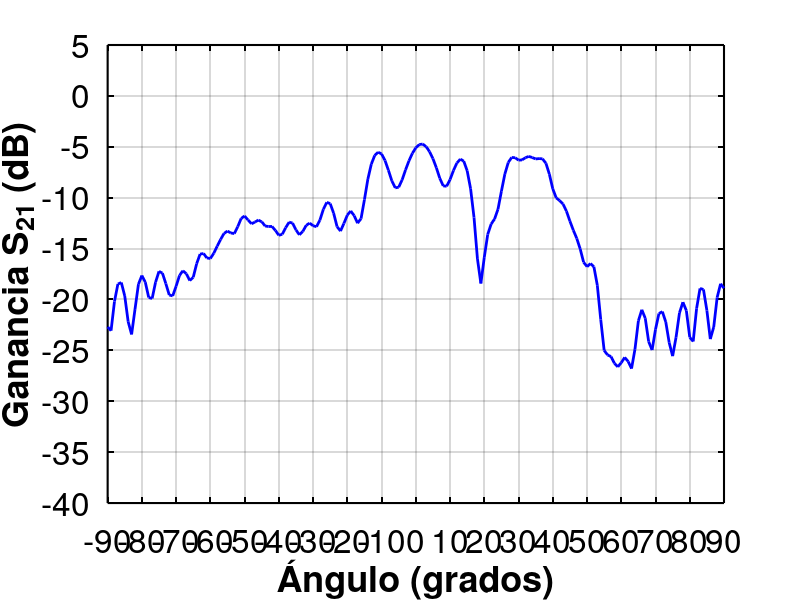
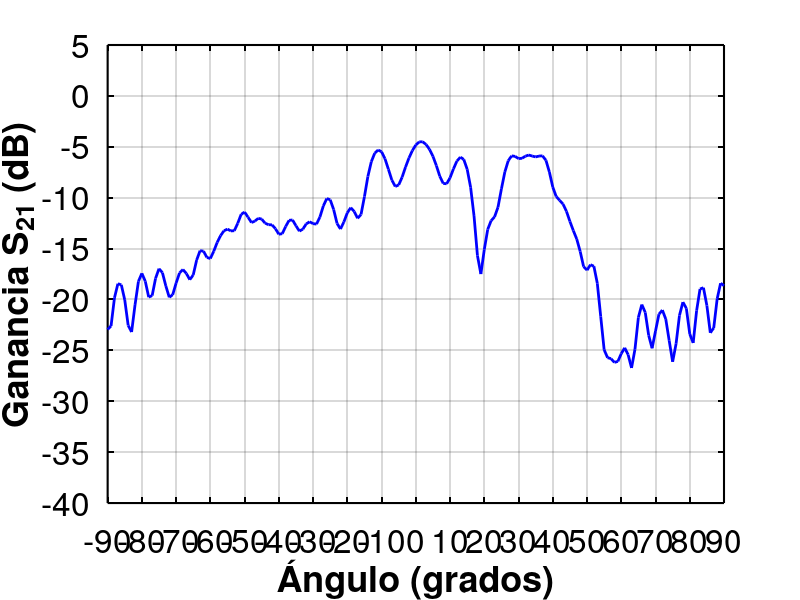
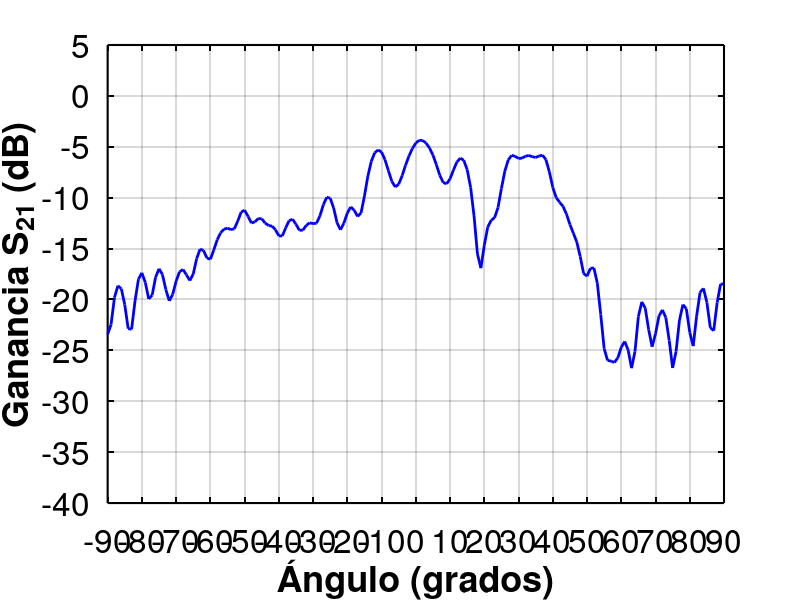
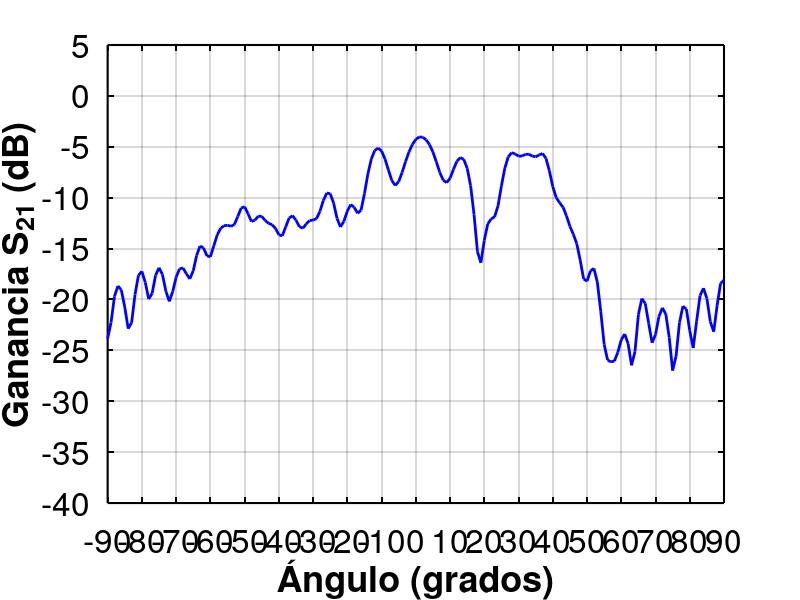

Source code (MATLAB) for these figures, in order:
clear all
close all
clc

% DATOS DE MEDICIÓN
load('Medicion_prototipo');
frequencias=frequencias/1e9;

% FRECUENCIAS A GRAFICAR
freqs=4:0.01:6;
num_freqs=length(freqs);

% CARPETA PARA GUARDAR IMAGENES
folder_name='Graficos_S21_prototipo';
if ~exist(folder_name,'dir')
    mkdir(folder_name);
end

% Tamaño de fuente maestro (igual que el otro script)
fs = 24;

for k = 1:num_freqs
    f_target=freqs(k);
    [~, idx_f]=min(abs(frequencias-f_target));
    S21_gain=zeros(1, length(ph_med));
    for i=1:length(ph_med)
        s21_complex=MatrixData{i}(:,1)+1j*MatrixData{i}(:,2);
        S21_gain(i)=20*log10(abs(s21_complex(idx_f)));
    end

    % --- Ventana grande y fondo blanco (mismo tamaño que el otro script) ---
    fig=figure('Name', sprintf('S21 Measurement - %.2f GHz', f_target), ...
               'NumberTitle', 'off', 'Color', 'w', ...
               'Position', [100, 100, 900, 1000]);

    % --- Una sola gráfica, sin eje derecho ---
    plot(ph_med, S21_gain, 'Color', 'b', 'LineWidth', 2);

    ax=gca;
    % Forzar TODO a negro (ejes, numeros, fondo)
    set(ax, 'Color', 'w', 'XColor', 'k', 'YColor', 'k', ...
            'FontSize', fs, 'LineWidth', 1.5);

    xlabel('Ángulo (grados)', 'FontSize', fs + 2, 'FontWeight', 'bold', 'Color', 'k');
    ylabel('Ganancia S_{21} (dB)', 'FontSize', fs + 2, 'FontWeight', 'bold', 'Color', 'k');

    axis([-90 90 -40 5])
    xticks(-90:10:90)
    yticks(-40:5:5)
    grid on;

    % Guardar figura automáticamente
    filename=fullfile(folder_name,sprintf('S21_%.2fGHz.png', f_target));
    saveas(fig, filename);

    % Cierra la figura para no colapsar MATLAB
    close(fig);
end
